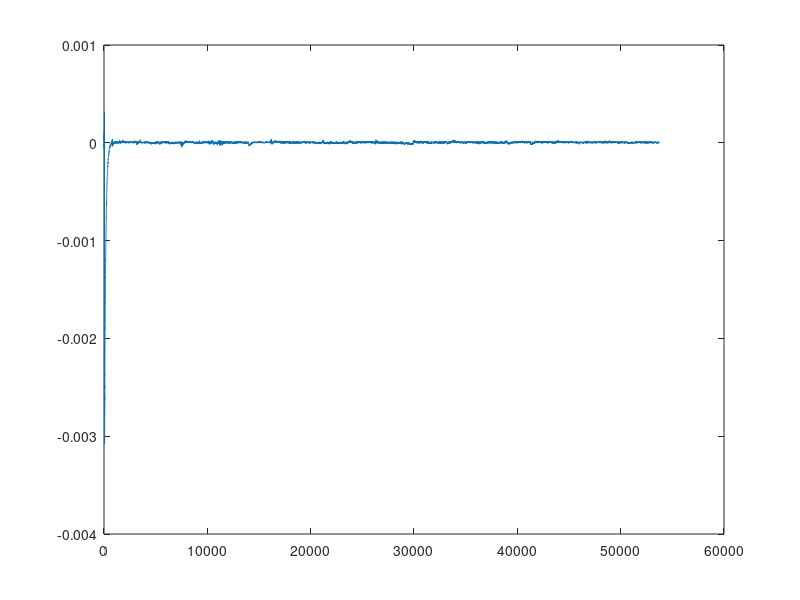
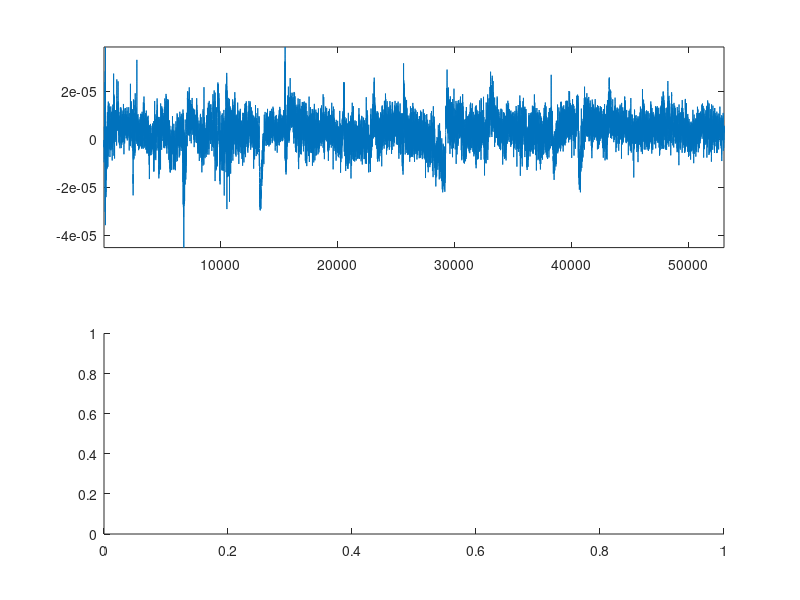

Reproduce these figures in MATLAB, in order. (Note: this script raises an error after producing the figures.)
%% Load data
close all; clear all;
addpath '../../data/ssvep/'
ALLEEG = load('run-2.mat').ALLEEG; % EEGLAB format
sig = ALLEEG.data(2,:);
plot(sig)

%% Load tool
addpath '../../tools/spectral'

%% Visualization
figure;
%start = 700;    % First few seconds of the recording is often artifacts.
start = 700;
subplot(2,1,1), plot(sig(start:end)); axis tight;
ax = subplot(2,1,2); plot_spectrogram(sig, start, 1, ax), colorbar('Off'); colormap(jet(256));
hold on
        
%% Visualize Events
events = ALLEEG.event;
Fs = ALLEEG.srate;          % sampling frequency
duration = Fs*10;            % duration of eacch event = 5 seconds
start = 1000;               % avoid artifacts and the beginning of the recordings

% Plot spectrogram 
figure;
hax = subplot(1,1,1);
plot_spectrogram(sig, start, 1, hax); colorbar('Off'); colormap(jet(256));

% Plot event onset over the 
events_sti1 = [];           % 6.6Hz
events_sti2 = [];           % 7.5Hz
events_sti3 = [];           % 8.25Hz
events_sti4 = [];           % 10Hz
events_rest = [];           % resting
numevent = length(events); 

% Colors for each events
color_sti1 = '#4DBEEE';
color_sti2 = '#77AC30';
color_sti3 = '#FF00FF';
color_sti4 = 'red';
color_rest = 'blue';
for i = 1:numevent
    event = events(i).latency;
    event_norm = (event - start)/Fs/60;     % offseted by start, normalized by Fs and minutes
    x = [event_norm, event_norm];
    y = [0, 35];
    if strcmp(events(i).type, 'Rest')
        line(hax, x,y, 'Color', color_rest, 'LineWidth', 2)
        events_rest = [events_rest, event]; % TODO:handling better variable 
    elseif strcmp(events(i).type, '6.6Hz')
        line(hax, x,y, 'Color', color_sti1, 'LineWidth', 2)
        events_sti1 = [events_sti1, event];
    elseif strcmp(events(i).type, '7.5Hz')
        line(hax, x,y, 'Color', color_sti2, 'LineWidth', 2)
        events_sti2 = [events_sti2, event];
    elseif strcmp(events(i).type, '8.75Hz')
        line(hax, x,y, 'Color', color_sti3 , 'LineWidth', 2) 
        events_sti3 = [events_sti3, event];
    elseif strcmp(events(i).type, '10Hz')
        line(hax, x,y, 'Color', color_sti4, 'LineWidth', 2)
        events_sti4 = [events_sti4, event];
    end
end

%% Feature extraction
n_samples = 1000;                    % for each class
n_features = 3;
window_sec = 1;
window = window_sec*Fs;             % window if spectral feature = 1 second
band = [5, 35];
params.Fs = Fs;
params.band = band;
params.duration = duration;
params.window = window;

% Class 1: close eyes (alpha waves)
feat_sti1 = zeros(n_samples, n_features); 
feat_sti2 = zeros(n_samples, n_features);
feat_sti3 = zeros(n_samples, n_features);
feat_sti4 = zeros(n_samples, n_features);
feat_rest = zeros(n_samples, n_features);

n_events_sti1 = length(events_sti1);
n_events_sti2 = length(events_sti2);
n_events_sti3 = length(events_sti3);
n_events_sti4 = length(events_sti4);
n_events_rest = length(events_rest);

% TODO: extract feature from different runs
disp('Extracting features...')
for i = 1:n_samples
    % Stimulus 1
    event_sti1_chosen = events_sti1(randi(n_events_sti1));
    feat = feature_extraction_of_event(sig, event_sti1_chosen, params);
    feat_sti1(i, :) = feat;
    
    % Stimulus 2
    event_sti2_chosen = events_sti2(randi(n_events_sti2));
    feat = feature_extraction_of_event(sig, event_sti2_chosen, params);
    feat_sti2(i, :) = feat;
    
    % Stimulus 3
    event_sti3_chosen = events_sti3(randi(n_events_sti3));
    feat = feature_extraction_of_event(sig, event_sti3_chosen, params);
    feat_sti3(i, :) = feat;
    
    % Stimulus 4
    event_sti4_chosen = events_sti4(randi(n_events_sti4));
    feat = feature_extraction_of_event(sig, event_sti4_chosen, params);
    feat_sti4(i, :) = feat;
    
    % Resting
    event_rest_chosen = events_rest(randi(n_events_rest));
    feat = feature_extraction_of_event(sig, event_rest_chosen, params);
    feat_rest(i, :) = feat;
end 

disp('Done')

%% Visualize features
figure('Color', 'white');
hax = axes('FontSize', 13);
hold on;
xaxis = 3;
yaxis = 2;
scatter(feat_sti1(:,xaxis), feat_sti1(:,yaxis), 50, 'MarkerFaceColor', color_sti1, 'MarkerEdgeColor', 'white')
scatter(feat_sti2(:,xaxis), feat_sti2(:,yaxis), 50, 'MarkerFaceColor', color_sti2, 'MarkerEdgeColor', 'white')
scatter(feat_sti3(:,xaxis), feat_sti3(:,yaxis), 50, 'MarkerFaceColor', color_sti3, 'MarkerEdgeColor', 'white')
scatter(feat_sti4(:,xaxis), feat_sti4(:,yaxis), 50, 'MarkerFaceColor', color_sti4, 'MarkerEdgeColor', 'white')

scatter(feat_rest(:,xaxis), feat_rest(:,yaxis), 50, 'MarkerFaceColor', color_rest)
legend('6.6Hz', '7.5Hz', '8.75Hz', '10Hz', 'Rest')
ylabel('Max(spectral)');
xlabel('Frequency at max(spectral)');
hold off;

%% Visualize in 3D (if any)
figure;
hold on;
scatter3(feat_sti1(:,1), feat_sti1(:,2), feat_sti1(:,3), 50, 'MarkerFaceColor', color_sti1, 'MarkerEdgeColor', 'white')
scatter3(feat_sti2(:,1), feat_sti2(:,2), feat_sti2(:,3), 50, 'MarkerFaceColor', color_sti2, 'MarkerEdgeColor', 'white')
scatter3(feat_sti3(:,1), feat_sti3(:,2), feat_sti3(:,3), 50, 'MarkerFaceColor', color_sti3, 'MarkerEdgeColor', 'white')
scatter3(feat_sti4(:,1), feat_sti4(:,2), feat_sti4(:,3), 50, 'MarkerFaceColor', color_sti4, 'MarkerEdgeColor', 'white')

scatter3(feat_rest(:,1), feat_rest(:,2), feat_rest(:,3), 50, 'MarkerFaceColor', color_rest)
legend('6.6Hz', '7.5Hz', '8.75Hz', '10Hz', 'Rest')
ylabel('Max(spectral)');
xlabel('SNR');
zlabel('Frequency at max(spectral)');
hold off;